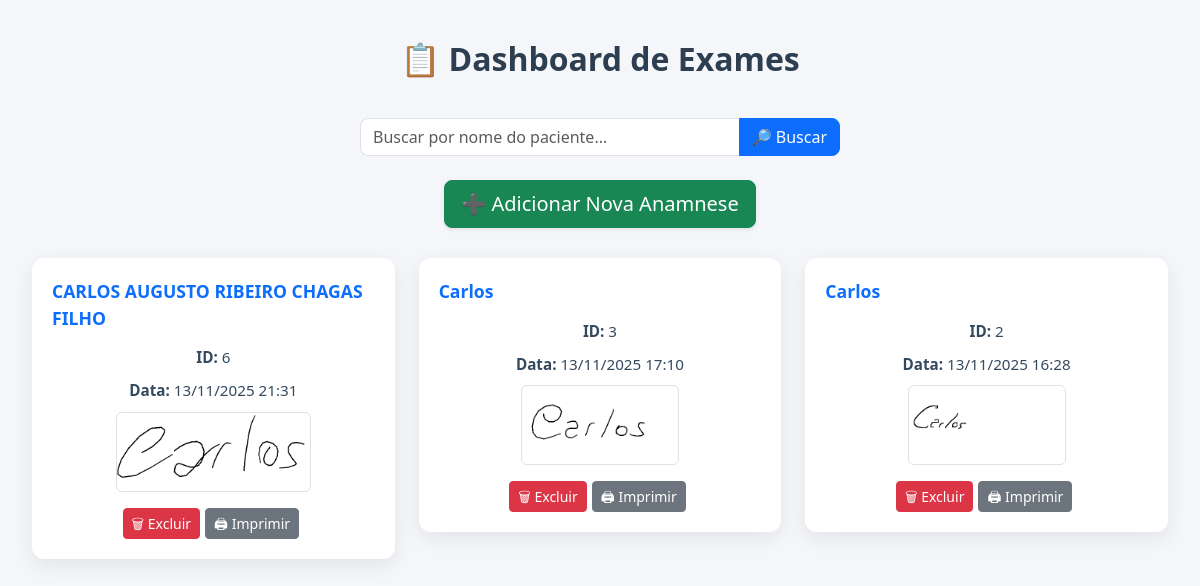
/anamnese/crud/, run on an earlier commit of the app's database.
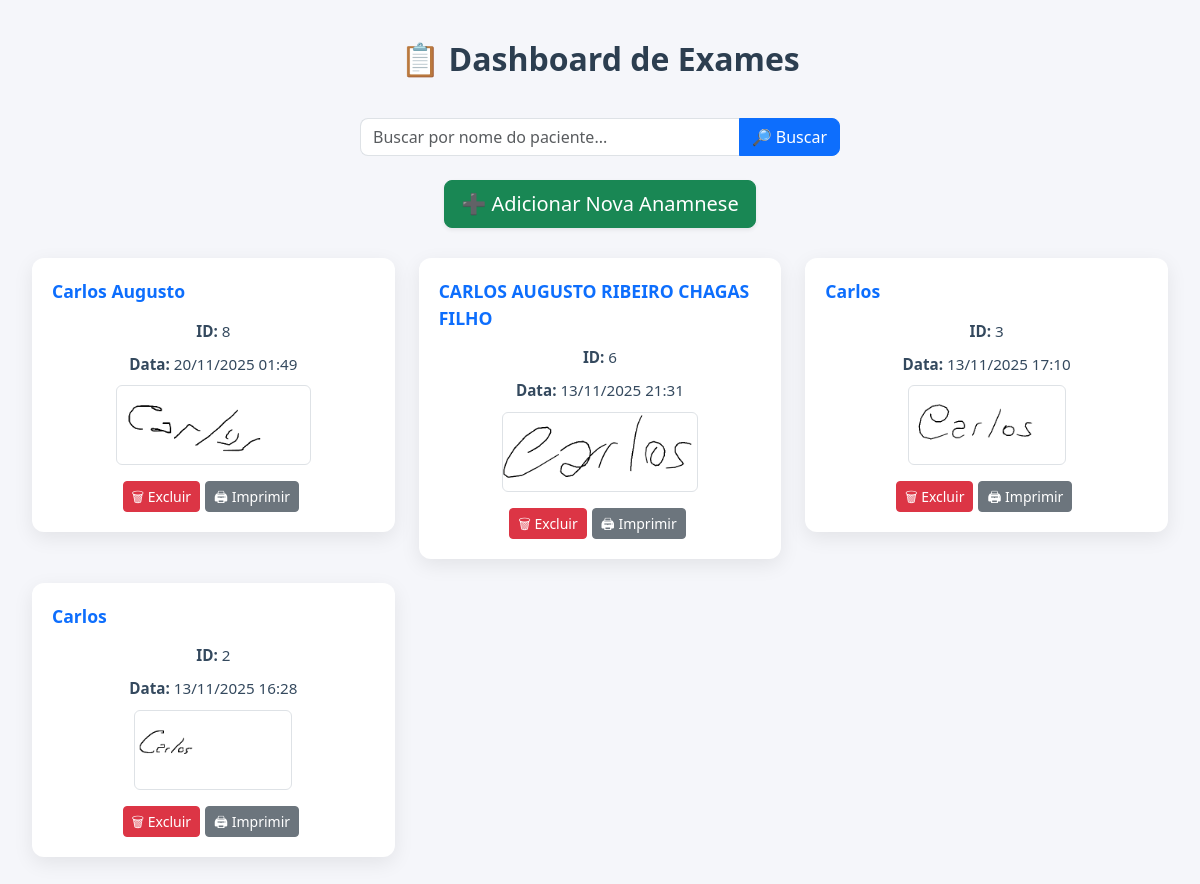
And on a later commit of the database.
### Exames/models.py (models this page shows, shortened)
class Anamnese(models.Model):
    nome = models.CharField(max_length=150)
    data_nascimento = models.DateField(null=True, blank=True)
    idade = models.IntegerField(null=True, blank=True)
    sexo = models.CharField(max_length=20, choices=[
        ("M", "Masculino"),
        ("F", "Feminino"),
        ("Outro", "Outro"),
    ], blank=True)
    estado_civil = models.CharField(max_length=50, blank=True)
    endereco = models.CharField(max_length=255, blank=True)
    cidade = models.CharField(max_length=100, blank=True)
    bairro = models.CharField(max_length=100, blank=True)
    telefone = models.CharField(max_length=30, blank=True)
    email = models.EmailField(max_length=150, blank=True)
    profissao = models.CharField(max_length=150, blank=True)
    origem_encaminhamento = models.CharField(max_length=200, blank=True)
    responsavel_nome = models.CharField(max_length=150, blank=True)
    responsavel_rg = models.CharField(max_length=50, blank=True)
    responsavel_cpf = models.CharField(max_length=50, blank=True)
    motivo_consulta = models.TextField(blank=True)
    tempo_problema = models.CharField(max_length=100, blank=True)
    fez_tratamento = models.BooleanField(default=False)
    tratamento_local = models.CharField(max_length=200, blank=True)
    expectativas = models.TextField(blank=True)
    tratamento_medico = models.BooleanField(default=False)
    tratamento_medico_qual = models.CharField(max_length=200, blank=True)
    usa_medicamentos = models.BooleanField(default=False)
    medicamentos_detalhes = models.TextField(blank=True)
    usa_suplementos = models.BooleanField(default=False)
    suplementos_quais = models.TextField(blank=True)
    alergias = models.BooleanField(default=False)
    alergias_quais = models.TextField(blank=True)
    condicoes_saude = models.TextField(
        blank=True,
        help_text="Lista como: Hipertensão; Diabetes; Doença Cardiovascular..."
    )
    data_ultimo_exame = models.DateField(null=True, blank=True)
    hospitalizado = models.BooleanField(default=False)
    hospitalizado_detalhes = models.TextField(blank=True)
    fumante = models.BooleanField(default=False)
    fumo_quantidade_tempo = models.CharField(max_length=200, blank=True)
    alcool = models.BooleanField(default=False)
    alcool_frequencia = models.CharField(max_length=200, blank=True)
    drogas = models.BooleanField(default=False)
    drogas_quais_frequencia = models.TextField(blank=True)
    assinatura_paciente = models.ImageField(upload_to="assinaturas/", blank=True, null=True)
    data_assinatura_paciente = models.DateField(null=True, blank=True)
    assinatura_responsavel = models.ImageField(upload_to="assinaturas/", blank=True, null=True)
    data_assinatura_responsavel = models.DateField(null=True, blank=True)
    data_envio = models.DateTimeField(auto_now_add=True)

### Exames/views.py (the view)
# urls.py: path('crud/', views.exames_crud, name='exames_crud'),
def exames_crud(request):
    search = request.GET.get("search", "")
    exames = Anamnese.objects.all().order_by('-id')  # Ordena por id decrescente
    if search:
        exames = exames.filter(nome__icontains=search)  # Filtra pelo nome
    return render(request, 'Exames/exames_crud.html', {
        "exames": exames,
        "search": search
    })

### AppHome/context_processors.py (called while the page is built)
def permissoes_usuario(request):
    if not request.user.is_authenticated:
        return {}
    usuario_pode_alterar = request.user.is_superuser or request.user.groups.filter(name="Técnicos").exists()
    return {
        'usuario_pode_alterar': usuario_pode_alterar
    }

### Exames/templates/Exames/exames_crud.html (shortened to what this page needs)
{% load static %}
<!DOCTYPE html>
<html lang="pt-BR">
<head>
  <link rel="stylesheet" href="https://cdn.jsdelivr.net/npm/bootstrap@5.3.3/dist/css/bootstrap.min.css">
</head>
<body>
  <div class="container" style="max-width: 1200px;">
    <h2>📋 Dashboard de Exames</h2>
    <form method="get" class="mb-4 d-flex justify-content-center search-bar">
      <div class="input-group" style="max-width: 480px;">
        <input
          type="text"
          name="search"
          class="form-control"
          placeholder="Buscar por nome do paciente..."
          value="{{ search }}"
        >
        <button class="btn btn-primary" type="submit">🔎 Buscar</button>
      </div>
    </form>
    <div class="add-btn">
      <a href="{% url 'Exames:anamnese' %}" class="btn btn-success btn-lg shadow-sm">
        ➕ Adicionar Nova Anamnese
      </a>
    </div>
    {% if exames %}
      <div class="row g-4">
        {% for exame in exames %}
          <div class="col-lg-4 col-md-6 col-sm-12">
            <div class="card-exame">
              <div class="card-header">
                {{ exame.nome }}
              </div>
              <div class="card-body text-center">
                <p><strong>ID:</strong> {{ exame.id }}</p>
                <p><strong>Data:</strong> {{ exame.data_envio|date:"d/m/Y H:i" }}</p>
                <p>
                  {% if exame.assinatura_paciente %}
                    <img src="{{ exame.assinatura_paciente.url }}" alt="Assinatura" class="assinatura">
                  {% else %}
                    <span class="text-muted">Sem assinatura</span>
                  {% endif %}
                </p>
                <div class="d-flex justify-content-center mt-3">
                  <form method="post" action="{% url 'Exames:excluir_exame' exame.id %}" style="display:inline;">
                    <button type="submit" class="btn btn-danger btn-sm btn-action">🗑 Excluir</button>
                  </form>
                  <button onclick="window.open('{% url 'Exames:imprimir_exame' exame.id %}', '_blank')" class="btn btn-secondary btn-sm btn-action">
                    🖨 Imprimir
                  </button>
                </div>
              </div>
            </div>
          </div>
        {% endfor %}
      </div>
    {% else %}
      <div class="alert alert-info text-center mt-4">
        Nenhum exame encontrado.
      </div>
    {% endif %}
  </div>
</body>
</html>

What changed in the data, as far as the page shows it:
added Anamnese: nome "Carlos Augusto", id "8", data_envio "20/11/2025 01:49", assinatura_paciente (picture)
